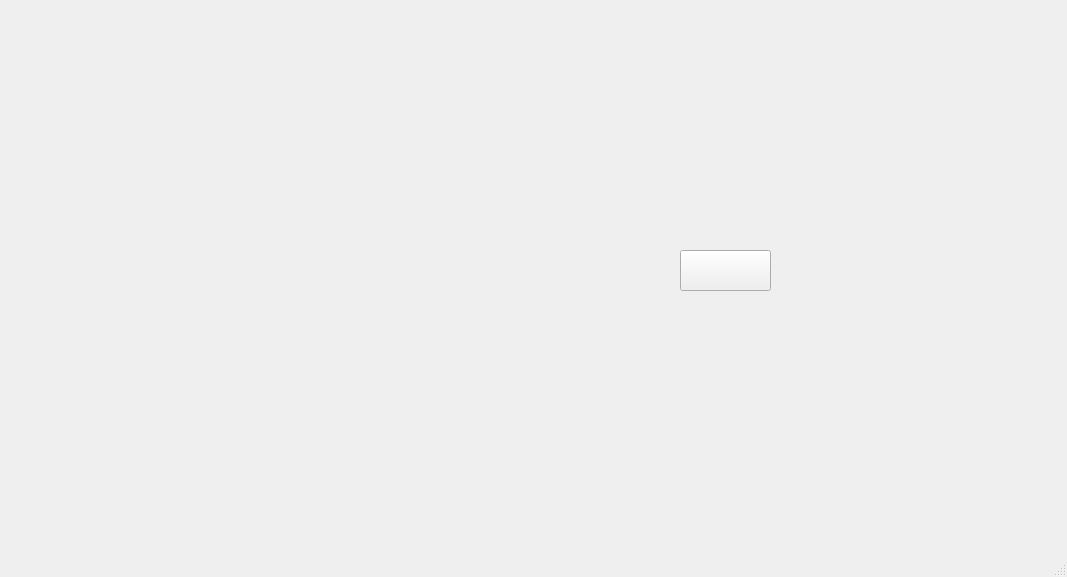
<?xml version="1.0" encoding="UTF-8"?>
<ui version="4.0">
 <class>MainWindow</class>
 <widget class="QMainWindow" name="MainWindow">
  <property name="geometry">
   <rect>
    <x>0</x>
    <y>0</y>
    <width>1067</width>
    <height>577</height>
   </rect>
  </property>
  <property name="windowTitle">
   <string>MainWindow</string>
  </property>
  <widget class="QWidget" name="centralwidget">
   <widget class="QPushButton" name="battery">
    <property name="geometry">
     <rect>
      <x>680</x>
      <y>250</y>
      <width>91</width>
      <height>41</height>
     </rect>
    </property>
    <property name="styleSheet">
     <string notr="true">background-image: url(:/images/cruscotto.jpeg)</string>
    </property>
    <property name="text">
     <string/>
    </property>
   </widget>
   <widget class="QLabel" name="backgroud">
    <property name="geometry">
     <rect>
      <x>40</x>
      <y>0</y>
      <width>1011</width>
      <height>581</height>
     </rect>
    </property>
    <property name="styleSheet">
     <string notr="true">image: url(:/images/cruscotto.jpeg);</string>
    </property>
    <property name="text">
     <string/>
    </property>
   </widget>
   <widget class="QLabel" name="speed">
    <property name="geometry">
     <rect>
      <x>167</x>
      <y>165</y>
      <width>91</width>
      <height>21</height>
     </rect>
    </property>
    <property name="styleSheet">
     <string notr="true">font: 14pt ;
</string>
    </property>
    <property name="text">
     <string/>
    </property>
   </widget>
   <zorder>backgroud</zorder>
   <zorder>battery</zorder>
   <zorder>speed</zorder>
  </widget>
  <widget class="QMenuBar" name="menubar">
   <property name="geometry">
    <rect>
     <x>0</x>
     <y>0</y>
     <width>1067</width>
     <height>22</height>
    </rect>
   </property>
  </widget>
  <widget class="QStatusBar" name="statusbar"/>
 </widget>
 <resources/>
 <connections/>
</ui>
